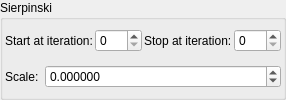
    <widget class="QGroupBox" name="groupBox">
     <property name="title">
      <string>Sierpinski</string>
     </property>
     <layout class="QVBoxLayout" name="verticalLayout_3">
      <property name="leftMargin">
       <number>2</number>
      </property>
      <property name="topMargin">
       <number>2</number>
      </property>
      <property name="rightMargin">
       <number>2</number>
      </property>
      <property name="bottomMargin">
       <number>2</number>
      </property>
      <item>
       <layout class="QGridLayout" name="gridLayout_73" columnstretch="0,0,0,0,0">
        <property name="spacing">
         <number>2</number>
        </property>
        <item row="0" column="3">
         <widget class="QLabel" name="label_258">
          <property name="text">
           <string>Stop at iteration:</string>
          </property>
         </widget>
        </item>
        <item row="0" column="2">
         <widget class="MySpinBox" name="spinboxInt_transf_start_iterations_S">
          <property name="sizePolicy">
           <sizepolicy hsizetype="Minimum" vsizetype="Maximum">
            <horstretch>0</horstretch>
            <verstretch>0</verstretch>
           </sizepolicy>
          </property>
          <property name="maximum">
           <number>999</number>
          </property>
         </widget>
        </item>
        <item row="0" column="4">
         <widget class="MySpinBox" name="spinboxInt_transf_stop_iterations_S">
          <property name="sizePolicy">
           <sizepolicy hsizetype="Minimum" vsizetype="Maximum">
            <horstretch>0</horstretch>
            <verstretch>0</verstretch>
           </sizepolicy>
          </property>
          <property name="maximum">
           <number>999</number>
          </property>
         </widget>
        </item>
        <item row="0" column="1">
         <widget class="QLabel" name="label_257">
          <property name="text">
           <string>Start at iteration:</string>
          </property>
         </widget>
        </item>
       </layout>
      </item>
      <item>
       <layout class="QGridLayout" name="gridLayout_3" columnstretch="0,1">
        <property name="topMargin">
         <number>0</number>
        </property>
        <item row="0" column="0">
         <widget class="QLabel" name="label_96">
          <property name="text">
           <string>Scale:</string>
          </property>
         </widget>
        </item>
        <item row="0" column="1">
         <widget class="MyDoubleSpinBox" name="spinbox_transf_scale_1">
          <property name="sizePolicy">
           <sizepolicy hsizetype="Minimum" vsizetype="Maximum">
            <horstretch>0</horstretch>
            <verstretch>0</verstretch>
           </sizepolicy>
          </property>
          <property name="prefix">
           <string/>
          </property>
          <property name="suffix">
           <string/>
          </property>
          <property name="decimals">
           <number>6</number>
          </property>
          <property name="minimum">
           <double>-99.989999999999995</double>
          </property>
          <property name="maximum">
           <double>99.989999999999995</double>
          </property>
          <property name="singleStep">
           <double>0.100000000000000</double>
          </property>
         </widget>
        </item>
       </layout>
      </item>
     </layout>
    </widget>
